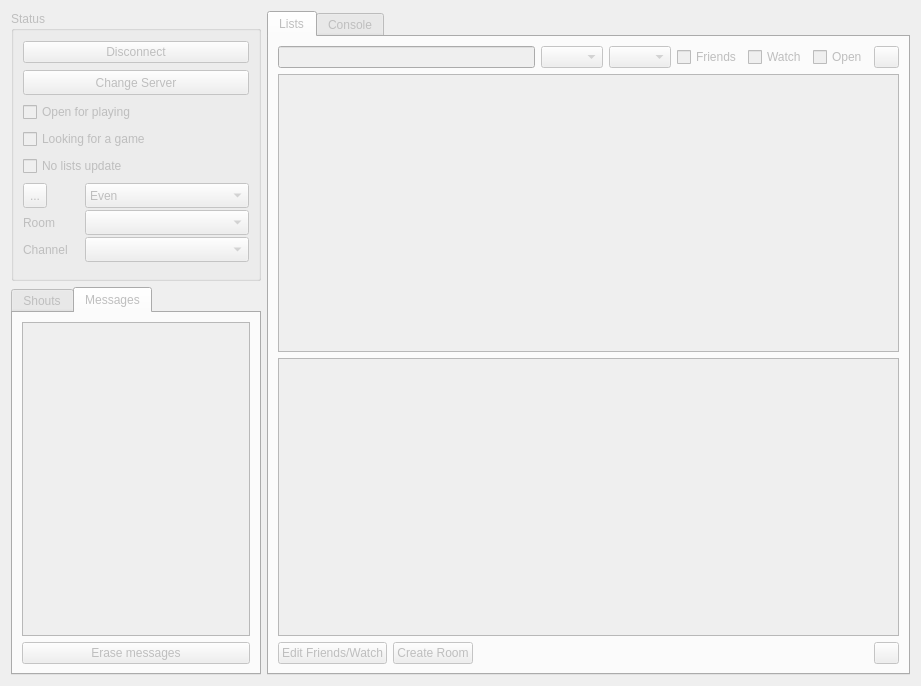
<?xml version="1.0" encoding="UTF-8"?>
<ui version="4.0">
 <class>ConnectionWidget</class>
 <widget class="QWidget" name="ConnectionWidget">
  <property name="enabled">
   <bool>false</bool>
  </property>
  <property name="geometry">
   <rect>
    <x>0</x>
    <y>0</y>
    <width>921</width>
    <height>686</height>
   </rect>
  </property>
  <property name="windowTitle">
   <string>Form</string>
  </property>
  <layout class="QGridLayout" name="gridLayout">
   <item row="0" column="0">
    <widget class="QGroupBox" name="groupBox_3">
     <property name="sizePolicy">
      <sizepolicy hsizetype="Expanding" vsizetype="Expanding">
       <horstretch>0</horstretch>
       <verstretch>0</verstretch>
      </sizepolicy>
     </property>
     <property name="minimumSize">
      <size>
       <width>170</width>
       <height>270</height>
      </size>
     </property>
     <property name="maximumSize">
      <size>
       <width>250</width>
       <height>270</height>
      </size>
     </property>
     <property name="title">
      <string>Status</string>
     </property>
     <property name="alignment">
      <set>Qt::AlignLeading|Qt::AlignLeft|Qt::AlignTop</set>
     </property>
     <layout class="QVBoxLayout" name="verticalLayout">
      <item>
       <widget class="QPushButton" name="connectButton">
        <property name="sizePolicy">
         <sizepolicy hsizetype="Expanding" vsizetype="Fixed">
          <horstretch>0</horstretch>
          <verstretch>0</verstretch>
         </sizepolicy>
        </property>
        <property name="text">
         <string>Disconnect</string>
        </property>
        <property name="icon">
         <iconset theme="network-disconnect">
          <normaloff/>
         </iconset>
        </property>
        <property name="checkable">
         <bool>true</bool>
        </property>
       </widget>
      </item>
      <item>
       <widget class="QPushButton" name="changeServerButton">
        <property name="minimumSize">
         <size>
          <width>110</width>
          <height>25</height>
         </size>
        </property>
        <property name="toolTip">
         <string/>
        </property>
        <property name="text">
         <string>Change Server</string>
        </property>
       </widget>
      </item>
      <item>
       <widget class="QCheckBox" name="openCheckBox">
        <property name="minimumSize">
         <size>
          <width>140</width>
          <height>0</height>
         </size>
        </property>
        <property name="toolTip">
         <string>Others can invite you to a match</string>
        </property>
        <property name="text">
         <string>Open for playing</string>
        </property>
       </widget>
      </item>
      <item>
       <widget class="QCheckBox" name="lookingCheckBox">
        <property name="minimumSize">
         <size>
          <width>160</width>
          <height>0</height>
         </size>
        </property>
        <property name="text">
         <string>Looking for a game</string>
        </property>
       </widget>
      </item>
      <item>
       <widget class="QCheckBox" name="quietCheckBox">
        <property name="minimumSize">
         <size>
          <width>140</width>
          <height>0</height>
         </size>
        </property>
        <property name="toolTip">
         <string>Don't receive list updates from server</string>
        </property>
        <property name="text">
         <string>No lists update</string>
        </property>
       </widget>
      </item>
      <item>
       <layout class="QGridLayout" name="gridLayout_3">
        <property name="spacing">
         <number>2</number>
        </property>
        <item row="0" column="0">
         <widget class="QToolButton" name="seekToolButton">
          <property name="minimumSize">
           <size>
            <width>0</width>
            <height>25</height>
           </size>
          </property>
          <property name="toolTip">
           <string>Seek a match</string>
          </property>
          <property name="text">
           <string>...</string>
          </property>
          <property name="icon">
           <iconset resource="application.qrc">
            <normaloff>:/resources/pics/not_seeking.png</normaloff>:/resources/pics/not_seeking.png</iconset>
          </property>
          <property name="iconSize">
           <size>
            <width>22</width>
            <height>22</height>
           </size>
          </property>
          <property name="checkable">
           <bool>true</bool>
          </property>
          <property name="popupMode">
           <enum>QToolButton::InstantPopup</enum>
          </property>
         </widget>
        </item>
        <item row="0" column="1">
         <widget class="QComboBox" name="handicapComboBox">
          <property name="minimumSize">
           <size>
            <width>0</width>
            <height>25</height>
           </size>
          </property>
          <property name="toolTip">
           <string>Set the handicap range you want for seeking games</string>
          </property>
          <item>
           <property name="text">
            <string>Even</string>
           </property>
          </item>
          <item>
           <property name="text">
            <string>Within 2 stones</string>
           </property>
          </item>
          <item>
           <property name="text">
            <string>Within 5 stones</string>
           </property>
          </item>
          <item>
           <property name="text">
            <string>Anyone</string>
           </property>
          </item>
          <item>
           <property name="text">
            <string>Same or stronger</string>
           </property>
          </item>
          <item>
           <property name="text">
            <string>Same or weaker</string>
           </property>
          </item>
         </widget>
        </item>
        <item row="1" column="0">
         <widget class="QLabel" name="roomsLabel">
          <property name="minimumSize">
           <size>
            <width>0</width>
            <height>25</height>
           </size>
          </property>
          <property name="text">
           <string>Room</string>
          </property>
         </widget>
        </item>
        <item row="1" column="1">
         <widget class="QComboBox" name="roomComboBox">
          <property name="minimumSize">
           <size>
            <width>0</width>
            <height>25</height>
           </size>
          </property>
         </widget>
        </item>
        <item row="2" column="0">
         <widget class="QLabel" name="channelsLabel">
          <property name="minimumSize">
           <size>
            <width>60</width>
            <height>25</height>
           </size>
          </property>
          <property name="text">
           <string>Channel</string>
          </property>
         </widget>
        </item>
        <item row="2" column="1">
         <widget class="QComboBox" name="channelComboBox">
          <property name="minimumSize">
           <size>
            <width>0</width>
            <height>25</height>
           </size>
          </property>
         </widget>
        </item>
       </layout>
      </item>
     </layout>
    </widget>
   </item>
   <item row="1" column="0">
    <widget class="QTabWidget" name="talkTabs">
     <property name="sizePolicy">
      <sizepolicy hsizetype="Expanding" vsizetype="MinimumExpanding">
       <horstretch>0</horstretch>
       <verstretch>0</verstretch>
      </sizepolicy>
     </property>
     <property name="minimumSize">
      <size>
       <width>100</width>
       <height>100</height>
      </size>
     </property>
     <property name="maximumSize">
      <size>
       <width>250</width>
       <height>16777215</height>
      </size>
     </property>
     <property name="currentIndex">
      <number>1</number>
     </property>
     <widget class="QWidget" name="tabShouts">
      <attribute name="title">
       <string>Shouts</string>
      </attribute>
      <layout class="QGridLayout" name="_5">
       <property name="leftMargin">
        <number>9</number>
       </property>
       <property name="topMargin">
        <number>9</number>
       </property>
       <property name="rightMargin">
        <number>9</number>
       </property>
       <property name="bottomMargin">
        <number>9</number>
       </property>
       <property name="spacing">
        <number>6</number>
       </property>
       <item row="0" column="0">
        <widget class="QTextEdit" name="shoutTE">
         <property name="readOnly">
          <bool>true</bool>
         </property>
        </widget>
       </item>
      </layout>
     </widget>
     <widget class="QWidget" name="tabMessages">
      <attribute name="title">
       <string>Messages</string>
      </attribute>
      <layout class="QGridLayout" name="_6">
       <property name="leftMargin">
        <number>9</number>
       </property>
       <property name="topMargin">
        <number>9</number>
       </property>
       <property name="rightMargin">
        <number>9</number>
       </property>
       <property name="bottomMargin">
        <number>9</number>
       </property>
       <property name="spacing">
        <number>6</number>
       </property>
       <item row="0" column="0">
        <widget class="QTextEdit" name="msgTextEdit">
         <property name="sizePolicy">
          <sizepolicy hsizetype="Expanding" vsizetype="Preferred">
           <horstretch>0</horstretch>
           <verstretch>0</verstretch>
          </sizepolicy>
         </property>
         <property name="readOnly">
          <bool>true</bool>
         </property>
        </widget>
       </item>
       <item row="1" column="0">
        <widget class="QPushButton" name="buttonErase">
         <property name="text">
          <string>Erase messages</string>
         </property>
        </widget>
       </item>
      </layout>
     </widget>
    </widget>
   </item>
   <item row="0" column="1" rowspan="2">
    <widget class="QTabWidget" name="tabWidget">
     <property name="sizePolicy">
      <sizepolicy hsizetype="Expanding" vsizetype="Expanding">
       <horstretch>0</horstretch>
       <verstretch>0</verstretch>
      </sizepolicy>
     </property>
     <property name="minimumSize">
      <size>
       <width>0</width>
       <height>0</height>
      </size>
     </property>
     <property name="currentIndex">
      <number>0</number>
     </property>
     <widget class="QWidget" name="tab">
      <attribute name="title">
       <string>Lists</string>
      </attribute>
      <layout class="QVBoxLayout" name="verticalLayout_3">
       <item>
        <layout class="QHBoxLayout" name="horizontalLayout_2">
         <item>
          <widget class="QLineEdit" name="playerListFilterLineEdit"/>
         </item>
         <item>
          <widget class="QComboBox" name="filterRank1ComboBox">
           <property name="toolTip">
            <string>Only show players within these ranks</string>
           </property>
           <item>
            <property name="text">
             <string/>
            </property>
           </item>
           <item>
            <property name="text">
             <string>9p-1p</string>
            </property>
           </item>
           <item>
            <property name="text">
             <string>9d</string>
            </property>
           </item>
           <item>
            <property name="text">
             <string>8d</string>
            </property>
           </item>
           <item>
            <property name="text">
             <string>7d</string>
            </property>
           </item>
           <item>
            <property name="text">
             <string>6d</string>
            </property>
           </item>
           <item>
            <property name="text">
             <string>5d</string>
            </property>
           </item>
           <item>
            <property name="text">
             <string>4d</string>
            </property>
           </item>
           <item>
            <property name="text">
             <string>3d</string>
            </property>
           </item>
           <item>
            <property name="text">
             <string>2d</string>
            </property>
           </item>
           <item>
            <property name="text">
             <string>1d</string>
            </property>
           </item>
           <item>
            <property name="text">
             <string>1k</string>
            </property>
           </item>
           <item>
            <property name="text">
             <string>2k</string>
            </property>
           </item>
           <item>
            <property name="text">
             <string>3k</string>
            </property>
           </item>
           <item>
            <property name="text">
             <string>4k</string>
            </property>
           </item>
           <item>
            <property name="text">
             <string>5k</string>
            </property>
           </item>
           <item>
            <property name="text">
             <string>6k</string>
            </property>
           </item>
           <item>
            <property name="text">
             <string>7k</string>
            </property>
           </item>
           <item>
            <property name="text">
             <string>8k</string>
            </property>
           </item>
           <item>
            <property name="text">
             <string>9k</string>
            </property>
           </item>
           <item>
            <property name="text">
             <string>10k</string>
            </property>
           </item>
           <item>
            <property name="text">
             <string>11k</string>
            </property>
           </item>
           <item>
            <property name="text">
             <string>12k</string>
            </property>
           </item>
           <item>
            <property name="text">
             <string>13k</string>
            </property>
           </item>
           <item>
            <property name="text">
             <string>14k</string>
            </property>
           </item>
           <item>
            <property name="text">
             <string>15k</string>
            </property>
           </item>
           <item>
            <property name="text">
             <string>16k</string>
            </property>
           </item>
           <item>
            <property name="text">
             <string>NR</string>
            </property>
           </item>
          </widget>
         </item>
         <item>
          <widget class="QComboBox" name="filterRank2ComboBox">
           <property name="toolTip">
            <string>Only show players within these ranks</string>
           </property>
           <item>
            <property name="text">
             <string/>
            </property>
           </item>
           <item>
            <property name="text">
             <string>9p-1p</string>
            </property>
           </item>
           <item>
            <property name="text">
             <string>9d</string>
            </property>
           </item>
           <item>
            <property name="text">
             <string>8d</string>
            </property>
           </item>
           <item>
            <property name="text">
             <string>7d</string>
            </property>
           </item>
           <item>
            <property name="text">
             <string>6d</string>
            </property>
           </item>
           <item>
            <property name="text">
             <string>5d</string>
            </property>
           </item>
           <item>
            <property name="text">
             <string>4d</string>
            </property>
           </item>
           <item>
            <property name="text">
             <string>3d</string>
            </property>
           </item>
           <item>
            <property name="text">
             <string>2d</string>
            </property>
           </item>
           <item>
            <property name="text">
             <string>1d</string>
            </property>
           </item>
           <item>
            <property name="text">
             <string>1k</string>
            </property>
           </item>
           <item>
            <property name="text">
             <string>2k</string>
            </property>
           </item>
           <item>
            <property name="text">
             <string>3k</string>
            </property>
           </item>
           <item>
            <property name="text">
             <string>4k</string>
            </property>
           </item>
           <item>
            <property name="text">
             <string>5k</string>
            </property>
           </item>
           <item>
            <property name="text">
             <string>6k</string>
            </property>
           </item>
           <item>
            <property name="text">
             <string>7k</string>
            </property>
           </item>
           <item>
            <property name="text">
             <string>8k</string>
            </property>
           </item>
           <item>
            <property name="text">
             <string>9k</string>
            </property>
           </item>
           <item>
            <property name="text">
             <string>10k</string>
            </property>
           </item>
           <item>
            <property name="text">
             <string>11k</string>
            </property>
           </item>
           <item>
            <property name="text">
             <string>12k</string>
            </property>
           </item>
           <item>
            <property name="text">
             <string>13k</string>
            </property>
           </item>
           <item>
            <property name="text">
             <string>14k</string>
            </property>
           </item>
           <item>
            <property name="text">
             <string>15k</string>
            </property>
           </item>
           <item>
            <property name="text">
             <string>16k</string>
            </property>
           </item>
           <item>
            <property name="text">
             <string>NR</string>
            </property>
           </item>
          </widget>
         </item>
         <item>
          <widget class="QCheckBox" name="filterFriendsCheckBox">
           <property name="toolTip">
            <string>Only show friends</string>
           </property>
           <property name="text">
            <string>Friends</string>
           </property>
          </widget>
         </item>
         <item>
          <widget class="QCheckBox" name="filterWatchesCheckBox">
           <property name="toolTip">
            <string>Only show games played by watched players</string>
           </property>
           <property name="text">
            <string>Watch</string>
           </property>
          </widget>
         </item>
         <item>
          <widget class="QCheckBox" name="filterOpenCheckBox">
           <property name="toolTip">
            <string>Only show players available for a match</string>
           </property>
           <property name="text">
            <string>Open</string>
           </property>
          </widget>
         </item>
         <item>
          <widget class="QPushButton" name="refreshPlayersButton">
           <property name="sizePolicy">
            <sizepolicy hsizetype="Fixed" vsizetype="Fixed">
             <horstretch>0</horstretch>
             <verstretch>0</verstretch>
            </sizepolicy>
           </property>
           <property name="maximumSize">
            <size>
             <width>25</width>
             <height>16777215</height>
            </size>
           </property>
           <property name="toolTip">
            <string>Refresh players list</string>
           </property>
           <property name="icon">
            <iconset resource="application.qrc">
             <normaloff>:/resources/pics/refresh_players.png</normaloff>:/resources/pics/refresh_players.png</iconset>
           </property>
          </widget>
         </item>
        </layout>
       </item>
       <item>
        <widget class="QTableView" name="playerView">
         <property name="contextMenuPolicy">
          <enum>Qt::CustomContextMenu</enum>
         </property>
         <property name="selectionMode">
          <enum>QAbstractItemView::SingleSelection</enum>
         </property>
         <property name="selectionBehavior">
          <enum>QAbstractItemView::SelectRows</enum>
         </property>
         <property name="showGrid">
          <bool>false</bool>
         </property>
         <property name="sortingEnabled">
          <bool>true</bool>
         </property>
         <property name="cornerButtonEnabled">
          <bool>false</bool>
         </property>
         <attribute name="verticalHeaderVisible">
          <bool>false</bool>
         </attribute>
        </widget>
       </item>
       <item>
        <widget class="QTableView" name="gamesView">
         <property name="contextMenuPolicy">
          <enum>Qt::CustomContextMenu</enum>
         </property>
         <property name="selectionMode">
          <enum>QAbstractItemView::SingleSelection</enum>
         </property>
         <property name="selectionBehavior">
          <enum>QAbstractItemView::SelectRows</enum>
         </property>
         <property name="showGrid">
          <bool>false</bool>
         </property>
         <property name="sortingEnabled">
          <bool>true</bool>
         </property>
         <property name="cornerButtonEnabled">
          <bool>false</bool>
         </property>
         <attribute name="verticalHeaderVisible">
          <bool>false</bool>
         </attribute>
        </widget>
       </item>
       <item>
        <layout class="QHBoxLayout" name="horizontalLayout_3">
         <item>
          <widget class="QPushButton" name="editFriendsWatchesButton">
           <property name="toolTip">
            <string>Change the friends/watches/blocks lists</string>
           </property>
           <property name="text">
            <string>Edit Friends/Watch</string>
           </property>
          </widget>
         </item>
         <item>
          <widget class="QPushButton" name="createRoomButton">
           <property name="text">
            <string>Create Room</string>
           </property>
          </widget>
         </item>
         <item>
          <spacer name="horizontalSpacer">
           <property name="orientation">
            <enum>Qt::Horizontal</enum>
           </property>
           <property name="sizeHint" stdset="0">
            <size>
             <width>40</width>
             <height>20</height>
            </size>
           </property>
          </spacer>
         </item>
         <item>
          <widget class="QPushButton" name="refreshGamesButton">
           <property name="sizePolicy">
            <sizepolicy hsizetype="Fixed" vsizetype="Fixed">
             <horstretch>0</horstretch>
             <verstretch>0</verstretch>
            </sizepolicy>
           </property>
           <property name="maximumSize">
            <size>
             <width>25</width>
             <height>16777215</height>
            </size>
           </property>
           <property name="toolTip">
            <string>Refresh games list</string>
           </property>
           <property name="text">
            <string/>
           </property>
           <property name="icon">
            <iconset resource="application.qrc">
             <normaloff>:/resources/pics/refresh_games.png</normaloff>:/resources/pics/refresh_games.png</iconset>
           </property>
          </widget>
         </item>
        </layout>
       </item>
      </layout>
     </widget>
     <widget class="QWidget" name="tab_2">
      <attribute name="title">
       <string>Console</string>
      </attribute>
      <layout class="QVBoxLayout" name="_2">
       <property name="spacing">
        <number>6</number>
       </property>
       <property name="leftMargin">
        <number>9</number>
       </property>
       <property name="topMargin">
        <number>9</number>
       </property>
       <property name="rightMargin">
        <number>9</number>
       </property>
       <property name="bottomMargin">
        <number>9</number>
       </property>
       <item>
        <widget class="QTextEdit" name="MultiLineEdit2">
         <property name="focusPolicy">
          <enum>Qt::NoFocus</enum>
         </property>
         <property name="acceptDrops">
          <bool>false</bool>
         </property>
         <property name="horizontalScrollBarPolicy">
          <enum>Qt::ScrollBarAlwaysOff</enum>
         </property>
         <property name="readOnly">
          <bool>true</bool>
         </property>
         <property name="acceptRichText">
          <bool>false</bool>
         </property>
        </widget>
       </item>
       <item>
        <widget class="QComboBox" name="commandLineComboBox">
         <property name="editable">
          <bool>true</bool>
         </property>
        </widget>
       </item>
      </layout>
     </widget>
    </widget>
   </item>
  </layout>
 </widget>
 <resources>
  <include location="application.qrc"/>
 </resources>
 <connections/>
</ui>
